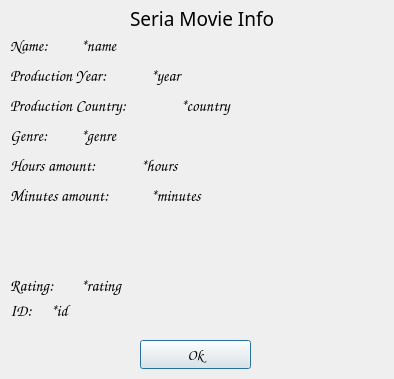
<?xml version="1.0" encoding="UTF-8"?>
<ui version="4.0">
 <class>FilmConstInfoClass</class>
 <widget class="QDialog" name="FilmConstInfoClass">
  <property name="geometry">
   <rect>
    <x>0</x>
    <y>0</y>
    <width>394</width>
    <height>379</height>
   </rect>
  </property>
  <property name="windowTitle">
   <string>FilmConstInfo</string>
  </property>
  <widget class="QLabel" name="lb_FilmNameInfo">
   <property name="geometry">
    <rect>
     <x>130</x>
     <y>10</y>
     <width>151</width>
     <height>16</height>
    </rect>
   </property>
   <property name="font">
    <font>
     <family>Ink Free</family>
     <pointsize>14</pointsize>
    </font>
   </property>
   <property name="text">
    <string>Seria Movie Info</string>
   </property>
  </widget>
  <widget class="QLabel" name="lb_prodYear">
   <property name="geometry">
    <rect>
     <x>10</x>
     <y>65</y>
     <width>131</width>
     <height>21</height>
    </rect>
   </property>
   <property name="font">
    <font>
     <family>Comic Sans MS</family>
     <pointsize>12</pointsize>
     <italic>true</italic>
    </font>
   </property>
   <property name="text">
    <string>Production Year:</string>
   </property>
  </widget>
  <widget class="QLabel" name="lb_name">
   <property name="geometry">
    <rect>
     <x>10</x>
     <y>35</y>
     <width>51</width>
     <height>21</height>
    </rect>
   </property>
   <property name="font">
    <font>
     <family>Comic Sans MS</family>
     <pointsize>12</pointsize>
     <italic>true</italic>
    </font>
   </property>
   <property name="text">
    <string>Name:</string>
   </property>
  </widget>
  <widget class="QLabel" name="lb_genre">
   <property name="geometry">
    <rect>
     <x>10</x>
     <y>125</y>
     <width>61</width>
     <height>21</height>
    </rect>
   </property>
   <property name="font">
    <font>
     <family>Comic Sans MS</family>
     <pointsize>12</pointsize>
     <italic>true</italic>
    </font>
   </property>
   <property name="text">
    <string>Genre:</string>
   </property>
  </widget>
  <widget class="QPushButton" name="pB_ok">
   <property name="geometry">
    <rect>
     <x>140</x>
     <y>340</y>
     <width>111</width>
     <height>29</height>
    </rect>
   </property>
   <property name="font">
    <font>
     <family>Comic Sans MS</family>
     <pointsize>11</pointsize>
    </font>
   </property>
   <property name="text">
    <string>Ok</string>
   </property>
  </widget>
  <widget class="QLabel" name="lb_prodCountry">
   <property name="geometry">
    <rect>
     <x>10</x>
     <y>95</y>
     <width>151</width>
     <height>21</height>
    </rect>
   </property>
   <property name="font">
    <font>
     <family>Comic Sans MS</family>
     <pointsize>12</pointsize>
     <italic>true</italic>
    </font>
   </property>
   <property name="text">
    <string>Production Country:</string>
   </property>
  </widget>
  <widget class="QStackedWidget" name="stWidg_specInfo">
   <property name="geometry">
    <rect>
     <x>10</x>
     <y>150</y>
     <width>291</width>
     <height>121</height>
    </rect>
   </property>
   <property name="currentIndex">
    <number>0</number>
   </property>
   <widget class="QWidget" name="pg_sinMovSpInfo">
    <widget class="QLabel" name="lb_minsAmount">
     <property name="geometry">
      <rect>
       <x>0</x>
       <y>35</y>
       <width>121</width>
       <height>21</height>
      </rect>
     </property>
     <property name="font">
      <font>
       <family>Comic Sans MS</family>
       <pointsize>12</pointsize>
       <italic>true</italic>
      </font>
     </property>
     <property name="text">
      <string>Minutes amount:</string>
     </property>
    </widget>
    <widget class="QLabel" name="lb_hoursAmount">
     <property name="geometry">
      <rect>
       <x>0</x>
       <y>5</y>
       <width>111</width>
       <height>21</height>
      </rect>
     </property>
     <property name="font">
      <font>
       <family>Comic Sans MS</family>
       <pointsize>12</pointsize>
       <italic>true</italic>
      </font>
     </property>
     <property name="text">
      <string>Hours amount:</string>
     </property>
    </widget>
    <widget class="QLabel" name="lb_setHoursAmount">
     <property name="geometry">
      <rect>
       <x>130</x>
       <y>5</y>
       <width>71</width>
       <height>21</height>
      </rect>
     </property>
     <property name="font">
      <font>
       <family>Comic Sans MS</family>
       <pointsize>12</pointsize>
       <italic>true</italic>
      </font>
     </property>
     <property name="text">
      <string>*hours</string>
     </property>
    </widget>
    <widget class="QLabel" name="lb_setMinsAmount">
     <property name="geometry">
      <rect>
       <x>140</x>
       <y>35</y>
       <width>71</width>
       <height>21</height>
      </rect>
     </property>
     <property name="font">
      <font>
       <family>Comic Sans MS</family>
       <pointsize>12</pointsize>
       <italic>true</italic>
      </font>
     </property>
     <property name="text">
      <string>*minutes</string>
     </property>
    </widget>
   </widget>
   <widget class="QWidget" name="pg_serialSpInfo">
    <widget class="QLabel" name="lb_epsAmount">
     <property name="geometry">
      <rect>
       <x>0</x>
       <y>40</y>
       <width>141</width>
       <height>16</height>
      </rect>
     </property>
     <property name="font">
      <font>
       <family>Comic Sans MS</family>
       <pointsize>12</pointsize>
       <italic>true</italic>
      </font>
     </property>
     <property name="text">
      <string>Episodes Amount:</string>
     </property>
    </widget>
    <widget class="QLabel" name="lb_seasonNum">
     <property name="geometry">
      <rect>
       <x>0</x>
       <y>10</y>
       <width>131</width>
       <height>16</height>
      </rect>
     </property>
     <property name="font">
      <font>
       <family>Comic Sans MS</family>
       <pointsize>12</pointsize>
       <italic>true</italic>
      </font>
     </property>
     <property name="text">
      <string>Season Number:</string>
     </property>
    </widget>
    <widget class="QLabel" name="lb_epLen">
     <property name="geometry">
      <rect>
       <x>0</x>
       <y>70</y>
       <width>121</width>
       <height>16</height>
      </rect>
     </property>
     <property name="font">
      <font>
       <family>Comic Sans MS</family>
       <pointsize>12</pointsize>
       <italic>true</italic>
      </font>
     </property>
     <property name="text">
      <string>Episode Lenght:</string>
     </property>
    </widget>
    <widget class="QLabel" name="lb_setSeasNum">
     <property name="geometry">
      <rect>
       <x>140</x>
       <y>10</y>
       <width>121</width>
       <height>16</height>
      </rect>
     </property>
     <property name="font">
      <font>
       <family>Comic Sans MS</family>
       <pointsize>12</pointsize>
       <italic>true</italic>
      </font>
     </property>
     <property name="text">
      <string>*seasonNum</string>
     </property>
    </widget>
    <widget class="QLabel" name="lb_setEpsNum">
     <property name="geometry">
      <rect>
       <x>160</x>
       <y>40</y>
       <width>121</width>
       <height>16</height>
      </rect>
     </property>
     <property name="font">
      <font>
       <family>Comic Sans MS</family>
       <pointsize>12</pointsize>
       <italic>true</italic>
      </font>
     </property>
     <property name="text">
      <string>*epsAmount</string>
     </property>
    </widget>
    <widget class="QLabel" name="lb_setEpLen">
     <property name="geometry">
      <rect>
       <x>140</x>
       <y>70</y>
       <width>121</width>
       <height>16</height>
      </rect>
     </property>
     <property name="font">
      <font>
       <family>Comic Sans MS</family>
       <pointsize>12</pointsize>
       <italic>true</italic>
      </font>
     </property>
     <property name="text">
      <string>*epLenght</string>
     </property>
    </widget>
   </widget>
   <widget class="QWidget" name="pg_serMovspInfo">
    <widget class="QLabel" name="lb_hoursAmount_serM">
     <property name="geometry">
      <rect>
       <x>0</x>
       <y>5</y>
       <width>111</width>
       <height>21</height>
      </rect>
     </property>
     <property name="font">
      <font>
       <family>Comic Sans MS</family>
       <pointsize>12</pointsize>
       <italic>true</italic>
      </font>
     </property>
     <property name="text">
      <string>Hours Amount:</string>
     </property>
    </widget>
    <widget class="QLabel" name="lb_minsAmount_serM">
     <property name="geometry">
      <rect>
       <x>0</x>
       <y>35</y>
       <width>131</width>
       <height>21</height>
      </rect>
     </property>
     <property name="font">
      <font>
       <family>Comic Sans MS</family>
       <pointsize>12</pointsize>
       <italic>true</italic>
      </font>
     </property>
     <property name="text">
      <string>Minutes Amount:</string>
     </property>
    </widget>
    <widget class="QLabel" name="lb_status">
     <property name="geometry">
      <rect>
       <x>0</x>
       <y>95</y>
       <width>61</width>
       <height>21</height>
      </rect>
     </property>
     <property name="font">
      <font>
       <family>Comic Sans MS</family>
       <pointsize>12</pointsize>
       <italic>true</italic>
      </font>
     </property>
     <property name="text">
      <string>Status:</string>
     </property>
    </widget>
    <widget class="QLabel" name="lb_seriaNum_serM">
     <property name="geometry">
      <rect>
       <x>0</x>
       <y>65</y>
       <width>121</width>
       <height>21</height>
      </rect>
     </property>
     <property name="font">
      <font>
       <family>Comic Sans MS</family>
       <pointsize>12</pointsize>
       <italic>true</italic>
      </font>
     </property>
     <property name="text">
      <string>Seria Number:</string>
     </property>
    </widget>
    <widget class="QLabel" name="lb_setHoursAmount_serM">
     <property name="geometry">
      <rect>
       <x>130</x>
       <y>5</y>
       <width>71</width>
       <height>21</height>
      </rect>
     </property>
     <property name="font">
      <font>
       <family>Comic Sans MS</family>
       <pointsize>12</pointsize>
       <italic>true</italic>
      </font>
     </property>
     <property name="text">
      <string>*hours</string>
     </property>
    </widget>
    <widget class="QLabel" name="lb_setMinsAmount_serM">
     <property name="geometry">
      <rect>
       <x>140</x>
       <y>35</y>
       <width>71</width>
       <height>21</height>
      </rect>
     </property>
     <property name="font">
      <font>
       <family>Comic Sans MS</family>
       <pointsize>12</pointsize>
       <italic>true</italic>
      </font>
     </property>
     <property name="text">
      <string>*minutes</string>
     </property>
    </widget>
    <widget class="QLabel" name="lb_setSeriaNum">
     <property name="geometry">
      <rect>
       <x>130</x>
       <y>65</y>
       <width>91</width>
       <height>21</height>
      </rect>
     </property>
     <property name="font">
      <font>
       <family>Comic Sans MS</family>
       <pointsize>12</pointsize>
       <italic>true</italic>
      </font>
     </property>
     <property name="text">
      <string>*seria num</string>
     </property>
    </widget>
    <widget class="QLabel" name="lb_setStatus">
     <property name="geometry">
      <rect>
       <x>80</x>
       <y>95</y>
       <width>71</width>
       <height>21</height>
      </rect>
     </property>
     <property name="font">
      <font>
       <family>Comic Sans MS</family>
       <pointsize>12</pointsize>
       <italic>true</italic>
      </font>
     </property>
     <property name="text">
      <string>*status</string>
     </property>
    </widget>
   </widget>
  </widget>
  <widget class="QLabel" name="lb_setName">
   <property name="geometry">
    <rect>
     <x>80</x>
     <y>35</y>
     <width>301</width>
     <height>21</height>
    </rect>
   </property>
   <property name="font">
    <font>
     <family>Comic Sans MS</family>
     <pointsize>12</pointsize>
     <italic>true</italic>
    </font>
   </property>
   <property name="text">
    <string>*name</string>
   </property>
  </widget>
  <widget class="QLabel" name="lb_setProdYear">
   <property name="geometry">
    <rect>
     <x>150</x>
     <y>65</y>
     <width>101</width>
     <height>21</height>
    </rect>
   </property>
   <property name="font">
    <font>
     <family>Comic Sans MS</family>
     <pointsize>12</pointsize>
     <italic>true</italic>
    </font>
   </property>
   <property name="text">
    <string>*year</string>
   </property>
  </widget>
  <widget class="QLabel" name="lb_setProdCountry">
   <property name="geometry">
    <rect>
     <x>180</x>
     <y>95</y>
     <width>191</width>
     <height>21</height>
    </rect>
   </property>
   <property name="font">
    <font>
     <family>Comic Sans MS</family>
     <pointsize>12</pointsize>
     <italic>true</italic>
    </font>
   </property>
   <property name="text">
    <string>*country</string>
   </property>
  </widget>
  <widget class="QLabel" name="lb_setGenre">
   <property name="geometry">
    <rect>
     <x>80</x>
     <y>125</y>
     <width>201</width>
     <height>21</height>
    </rect>
   </property>
   <property name="font">
    <font>
     <family>Comic Sans MS</family>
     <pointsize>12</pointsize>
     <italic>true</italic>
    </font>
   </property>
   <property name="text">
    <string>*genre</string>
   </property>
  </widget>
  <widget class="QLabel" name="lb_setRating">
   <property name="geometry">
    <rect>
     <x>80</x>
     <y>275</y>
     <width>191</width>
     <height>21</height>
    </rect>
   </property>
   <property name="font">
    <font>
     <family>Comic Sans MS</family>
     <pointsize>12</pointsize>
     <italic>true</italic>
    </font>
   </property>
   <property name="text">
    <string>*rating</string>
   </property>
  </widget>
  <widget class="QLabel" name="lb_rating">
   <property name="geometry">
    <rect>
     <x>10</x>
     <y>275</y>
     <width>51</width>
     <height>21</height>
    </rect>
   </property>
   <property name="font">
    <font>
     <family>Comic Sans MS</family>
     <pointsize>12</pointsize>
     <italic>true</italic>
    </font>
   </property>
   <property name="text">
    <string>Rating:</string>
   </property>
  </widget>
  <widget class="QLabel" name="lb_ID">
   <property name="geometry">
    <rect>
     <x>10</x>
     <y>300</y>
     <width>51</width>
     <height>21</height>
    </rect>
   </property>
   <property name="font">
    <font>
     <family>Comic Sans MS</family>
     <pointsize>12</pointsize>
     <italic>true</italic>
    </font>
   </property>
   <property name="text">
    <string>ID:</string>
   </property>
  </widget>
  <widget class="QLabel" name="lb_setID">
   <property name="geometry">
    <rect>
     <x>50</x>
     <y>300</y>
     <width>101</width>
     <height>21</height>
    </rect>
   </property>
   <property name="font">
    <font>
     <family>Comic Sans MS</family>
     <pointsize>12</pointsize>
     <italic>true</italic>
    </font>
   </property>
   <property name="text">
    <string>*id</string>
   </property>
  </widget>
 </widget>
 <layoutdefault spacing="6" margin="11"/>
 <resources/>
 <connections>
  <connection>
   <sender>pB_ok</sender>
   <signal>clicked()</signal>
   <receiver>FilmConstInfoClass</receiver>
   <slot>close()</slot>
   <hints>
    <hint type="sourcelabel">
     <x>195</x>
     <y>284</y>
    </hint>
    <hint type="destinationlabel">
     <x>198</x>
     <y>154</y>
    </hint>
   </hints>
  </connection>
 </connections>
</ui>
